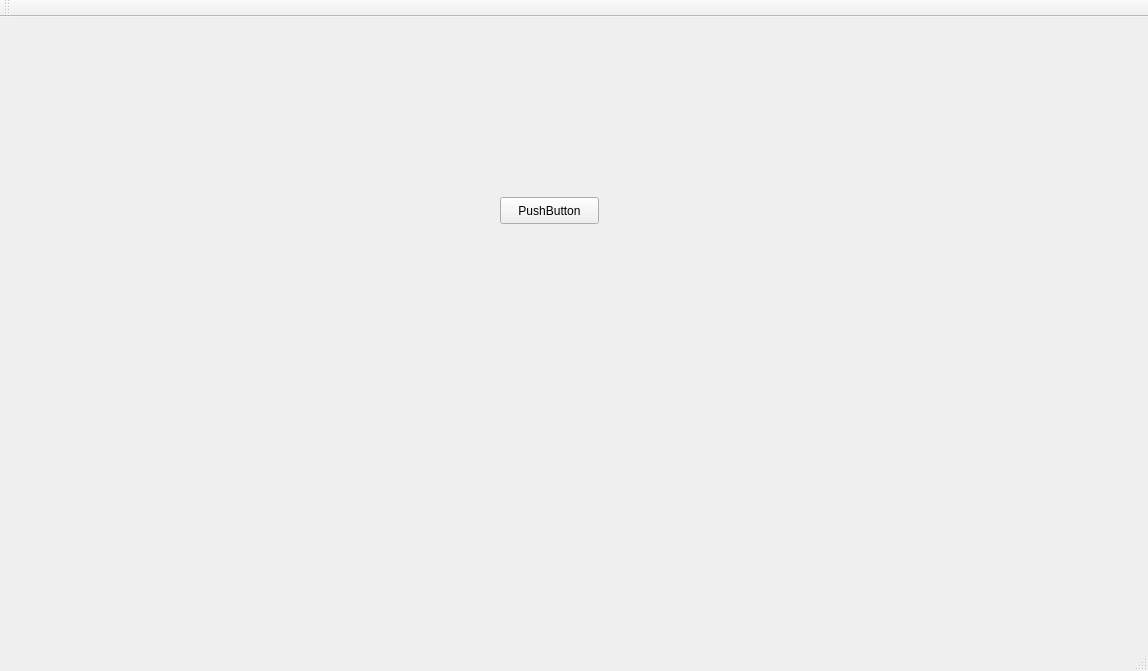
<?xml version="1.0" encoding="UTF-8"?>
<ui version="4.0">
 <class>MainWindow</class>
 <widget class="QMainWindow" name="MainWindow">
  <property name="geometry">
   <rect>
    <x>0</x>
    <y>0</y>
    <width>1148</width>
    <height>671</height>
   </rect>
  </property>
  <property name="windowTitle">
   <string>MainWindow</string>
  </property>
  <widget class="QWidget" name="centralWidget">
   <widget class="QLabel" name="label">
    <property name="geometry">
     <rect>
      <x>0</x>
      <y>0</y>
      <width>400</width>
      <height>400</height>
     </rect>
    </property>
    <property name="text">
     <string/>
    </property>
   </widget>
   <widget class="QPushButton" name="pushButton">
    <property name="geometry">
     <rect>
      <x>500</x>
      <y>180</y>
      <width>99</width>
      <height>27</height>
     </rect>
    </property>
    <property name="text">
     <string>PushButton</string>
    </property>
   </widget>
  </widget>
  <widget class="QMenuBar" name="menuBar">
   <property name="geometry">
    <rect>
     <x>0</x>
     <y>0</y>
     <width>1148</width>
     <height>25</height>
    </rect>
   </property>
  </widget>
  <widget class="QToolBar" name="mainToolBar">
   <attribute name="toolBarArea">
    <enum>TopToolBarArea</enum>
   </attribute>
   <attribute name="toolBarBreak">
    <bool>false</bool>
   </attribute>
  </widget>
  <widget class="QStatusBar" name="statusBar"/>
 </widget>
 <layoutdefault spacing="6" margin="11"/>
 <resources/>
 <connections/>
</ui>
